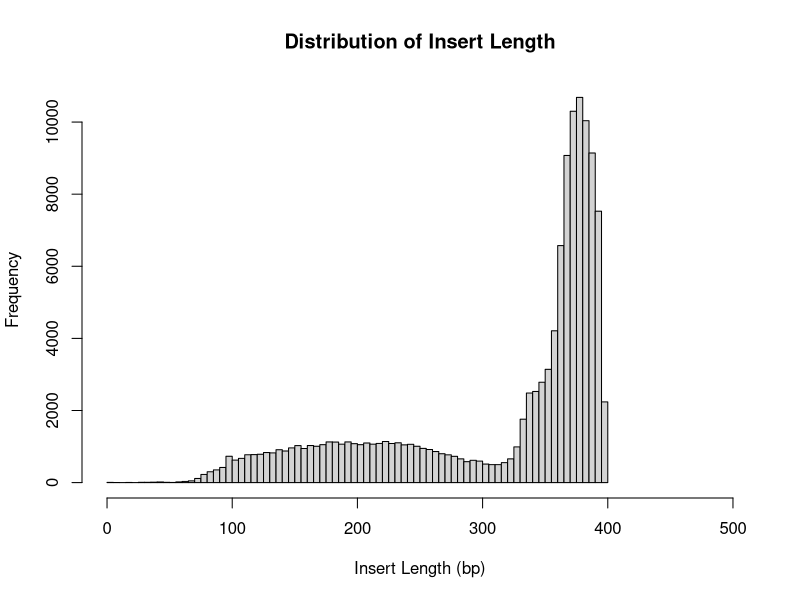

Write R code to recreate this figure.
## ---- chunk 1
data1 <- scan(file="TLEN.txt", what="integer")
data1 <- as.numeric(data1)
vector = c()
p05 = quantile(data1, probs = .05)
p95 = quantile(data1, probs = .95)
for (a in data1) {
  if (a<p95&a>p05) {
    vector <- c(vector, a)
  }
}
hist(vector, main = "Distribution of Insert Length", breaks = 100, xlab = "Insert Length (bp)", xlim = c(0, 500))
